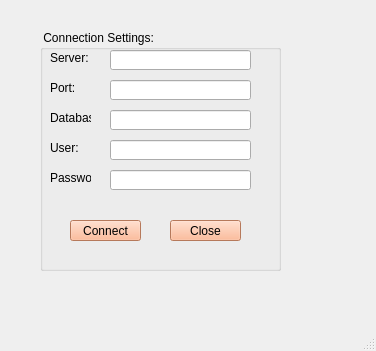
<?xml version="1.0" encoding="UTF-8"?>
<ui version="4.0">
 <class>MainWindow</class>
 <widget class="QMainWindow" name="MainWindow">
  <property name="geometry">
   <rect>
    <x>0</x>
    <y>0</y>
    <width>376</width>
    <height>351</height>
   </rect>
  </property>
  <property name="windowTitle">
   <string>MainWindow</string>
  </property>
  <widget class="QWidget" name="centralwidget">
   <widget class="QGroupBox" name="groupBox">
    <property name="geometry">
     <rect>
      <x>40</x>
      <y>30</y>
      <width>241</width>
      <height>241</height>
     </rect>
    </property>
    <property name="title">
     <string> Connection Settings:</string>
    </property>
    <widget class="QLabel" name="label">
     <property name="geometry">
      <rect>
       <x>10</x>
       <y>20</y>
       <width>41</width>
       <height>16</height>
      </rect>
     </property>
     <property name="text">
      <string>Server:</string>
     </property>
    </widget>
    <widget class="QLineEdit" name="lineEditServer">
     <property name="geometry">
      <rect>
       <x>70</x>
       <y>20</y>
       <width>141</width>
       <height>20</height>
      </rect>
     </property>
    </widget>
    <widget class="QLineEdit" name="lineEditPort">
     <property name="geometry">
      <rect>
       <x>70</x>
       <y>50</y>
       <width>141</width>
       <height>20</height>
      </rect>
     </property>
    </widget>
    <widget class="QLabel" name="label_2">
     <property name="geometry">
      <rect>
       <x>10</x>
       <y>50</y>
       <width>41</width>
       <height>16</height>
      </rect>
     </property>
     <property name="text">
      <string>Port:</string>
     </property>
    </widget>
    <widget class="QLineEdit" name="lineEditDatabase">
     <property name="geometry">
      <rect>
       <x>70</x>
       <y>80</y>
       <width>141</width>
       <height>20</height>
      </rect>
     </property>
    </widget>
    <widget class="QLabel" name="label_3">
     <property name="geometry">
      <rect>
       <x>10</x>
       <y>80</y>
       <width>41</width>
       <height>16</height>
      </rect>
     </property>
     <property name="text">
      <string>Database:</string>
     </property>
    </widget>
    <widget class="QLineEdit" name="lineEditUser">
     <property name="geometry">
      <rect>
       <x>70</x>
       <y>110</y>
       <width>141</width>
       <height>20</height>
      </rect>
     </property>
    </widget>
    <widget class="QLabel" name="label_4">
     <property name="geometry">
      <rect>
       <x>10</x>
       <y>110</y>
       <width>41</width>
       <height>16</height>
      </rect>
     </property>
     <property name="text">
      <string>User:</string>
     </property>
    </widget>
    <widget class="QLabel" name="label_5">
     <property name="geometry">
      <rect>
       <x>10</x>
       <y>140</y>
       <width>41</width>
       <height>16</height>
      </rect>
     </property>
     <property name="text">
      <string>Password:</string>
     </property>
    </widget>
    <widget class="QLineEdit" name="lineEditPassword">
     <property name="geometry">
      <rect>
       <x>70</x>
       <y>140</y>
       <width>141</width>
       <height>20</height>
      </rect>
     </property>
    </widget>
    <widget class="QPushButton" name="pushButtonConnect">
     <property name="geometry">
      <rect>
       <x>30</x>
       <y>190</y>
       <width>71</width>
       <height>21</height>
      </rect>
     </property>
     <property name="styleSheet">
      <string notr="true">background-color: rgb(255, 170, 127);</string>
     </property>
     <property name="text">
      <string>Connect</string>
     </property>
    </widget>
    <widget class="QPushButton" name="pushButton_2">
     <property name="geometry">
      <rect>
       <x>130</x>
       <y>190</y>
       <width>71</width>
       <height>21</height>
      </rect>
     </property>
     <property name="styleSheet">
      <string notr="true">background-color: rgb(255, 170, 127);</string>
     </property>
     <property name="text">
      <string>Close</string>
     </property>
    </widget>
   </widget>
  </widget>
  <widget class="QMenuBar" name="menubar">
   <property name="geometry">
    <rect>
     <x>0</x>
     <y>0</y>
     <width>376</width>
     <height>18</height>
    </rect>
   </property>
  </widget>
  <widget class="QStatusBar" name="statusbar"/>
 </widget>
 <resources/>
 <connections/>
</ui>
